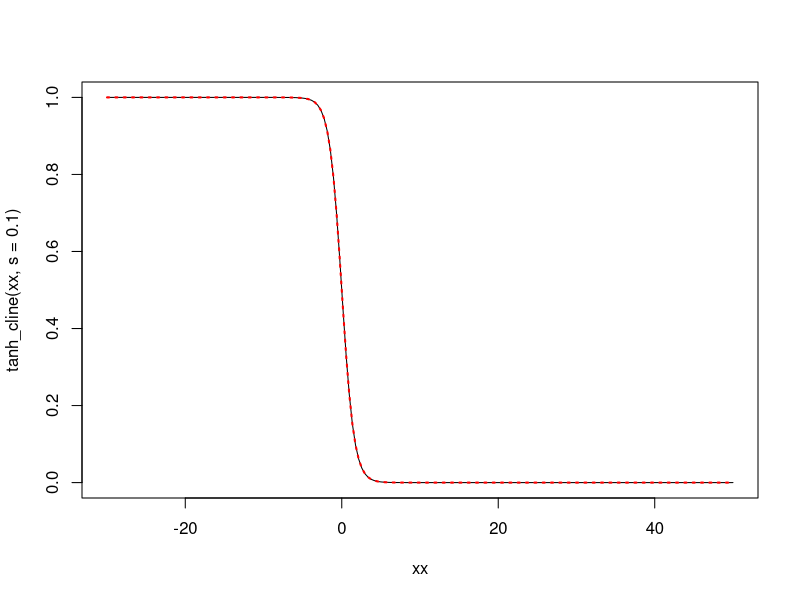
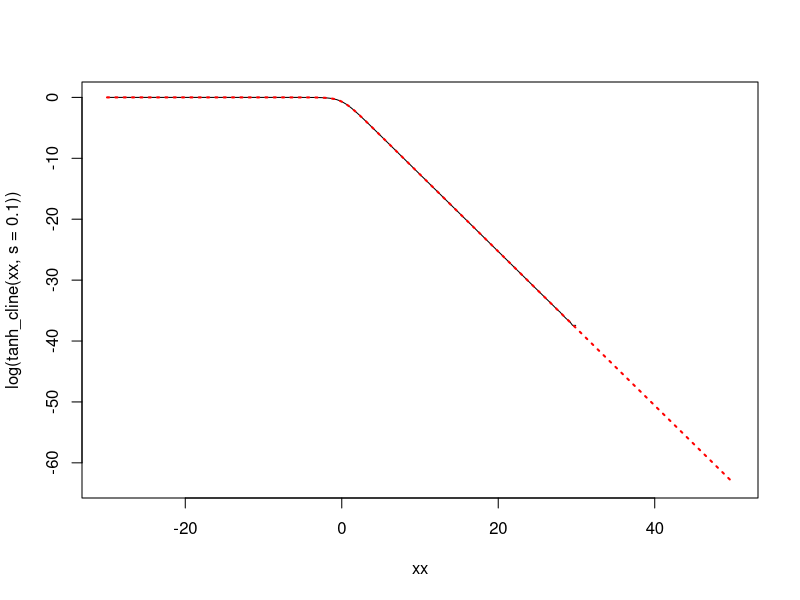

Generate these figures, in order, with R:
## ---- chunk 1
tanh_cline <- function (x,s,sigma=1,log=FALSE) {
    if (log) {
        - (4*x*sqrt(s)/sigma) - log1p(exp(-4*x*sqrt(s)/sigma))
    } else {
        (1/2)*(1+tanh(-2*x*sqrt(s)/sigma))
    }
}
xx <- seq(-30,50,length.out=200)
# not log-scale
plot(xx,tanh_cline(xx,s=0.1),type='l')
lines(xx,exp(tanh_cline(xx,s=0.1,log=TRUE)),col='red',lty=3,lwd=2)
# log-scale
plot(xx,log(tanh_cline(xx,s=0.1)),type='l',ylim=range(tanh_cline(xx,s=0.1,log=TRUE)))
lines(xx,(tanh_cline(xx,s=0.1,log=TRUE)),col='red',lty=3,lwd=2)
